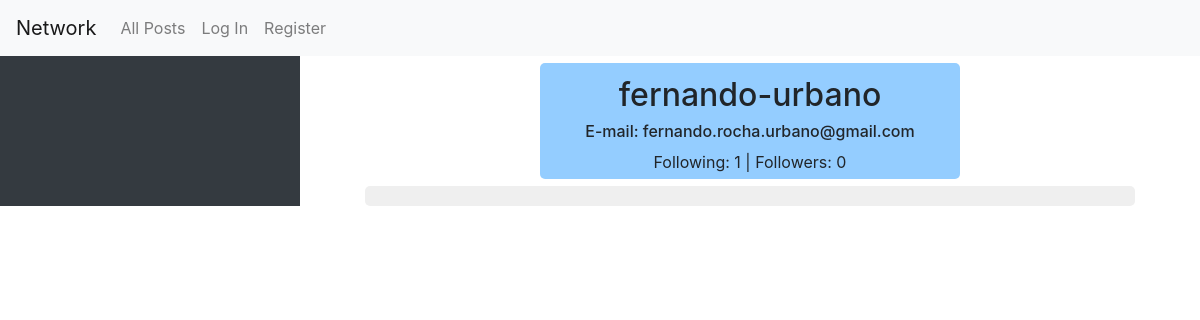
Page /user/fernando-urbano/ on the earlier database version.
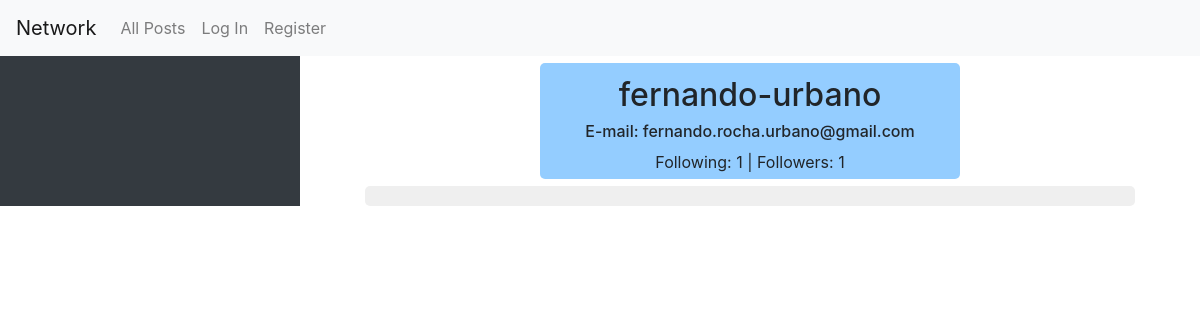
Same page on the later database version.
### network/models.py (models this page shows, shortened)
class User(AbstractUser):
    users_following = models.ManyToManyField('User', blank=True, null=True, related_name='followed_by')
    watchlist = models.ManyToManyField('Post', blank=True, null=True, related_name='watched_by')
    @property
    def number_followers(self):
        return len(self.followed_by.all())
    @property
    def number_following(self):
        return len(self.users_following.all())

### network/views.py (the view)
# urls.py: path("user/<str:username>/", views.view_user, name="view_user"),
def view_user(request, username):
    logged_user = request.user
    try:
        user = User.objects.get(username=username)
    except:
        pass
    posts = Post.objects.filter(user=user)
    if logged_user.is_authenticated:
        following = logged_user.users_following.filter(pk=user.id).exists()
    else:
        following = None
    return render(request, 'network/user.html', {
        "searched_user": user,
        "posts": posts,
        "user": logged_user,
        "following": following
    })

### network/templates/network/user.html (shortened to what this page needs)
{% extends "network/layout.html" %}
{% load static %}
{% block body %}
    <div class="container-fluid">
        <div class="row">
            <div class="col-sm-3 column-flex bg-dark align-items-center text-light" id="user-info">
            </div>
            <div class="col-sm-9" id="network-content">
                <div class="col-sm-12 d-flex align-items-center flex-column">
                    <div class="user-profile-info col-sm-6 align-items-center d-flex flex-column">
                        <h2>{{ searched_user.username }}</h2>
                        <h6>E-mail: {{ searched_user.email }}</h6>
                        <span>Following: {{ searched_user.number_following }} | Followers: {{ searched_user.number_followers }}</span>
                    </div>
                    <div class="posts-placement col-sm-11 column-flex d-flex align-items-center"></div>
                </div>
            </div>
        </div>
    </div>
{% endblock %}

### network/templates/network/layout.html (shortened to what this page needs)
{% load static %}
<!DOCTYPE html>
<html lang="en">
    <head>
        <link rel="stylesheet" href="https://stackpath.bootstrapcdn.com/bootstrap/4.4.1/css/bootstrap.min.css">
        <link href="{% static 'network/styles.css' %}" rel="stylesheet">
    </head>
    <body>
        <nav class="navbar navbar-expand-lg navbar-light bg-light">
            <a class="navbar-brand" href="#">Network</a>
            <div>
              <ul class="navbar-nav mr-auto">
                <li class="nav-item">
                    <a class="nav-link" id="all-posts" href="{% url 'index' %}">All Posts</a>
                </li>
                {% if user.is_authenticated %}
                    <li class="nav-item">
                        <a class="nav-link" href="{% url 'following' %}">Following</a>
                    </li>
                    <li class="nav-item">
                        <a class="nav-link" href="{% url 'logout' %}">Log Out</a>
                    </li>
                {% else %}
                    <li class="nav-item">
                        <a class="nav-link" href="{% url 'login' %}">Log In</a>
                    </li>
                    <li class="nav-item">
                        <a class="nav-link" href="{% url 'register' %}">Register</a>
                    </li>
                {% endif %}
              </ul>
            </div>
          </nav>
        <div class="body">
            {% block body %}
            {% endblock %}
        </div>
    </body>
</html>

### network/static/network/styles.css (style rules this page uses)
.posts-placement { display: flex; flex-direction: column; gap: 20px; background-color: rgb(239, 239, 239); border-radius: 5px; padding-top: 10px; padding-bottom: 10px; }
#user-info { padding: 10px; padding-top: 20px; }
.user-profile-info { margin: 7px; background-color: rgb(148, 205, 255); padding: 5px; border-radius: 5px; }

Differences in the rows shown:
changed User "fernando-urbano": number_followers "0" → "1"
